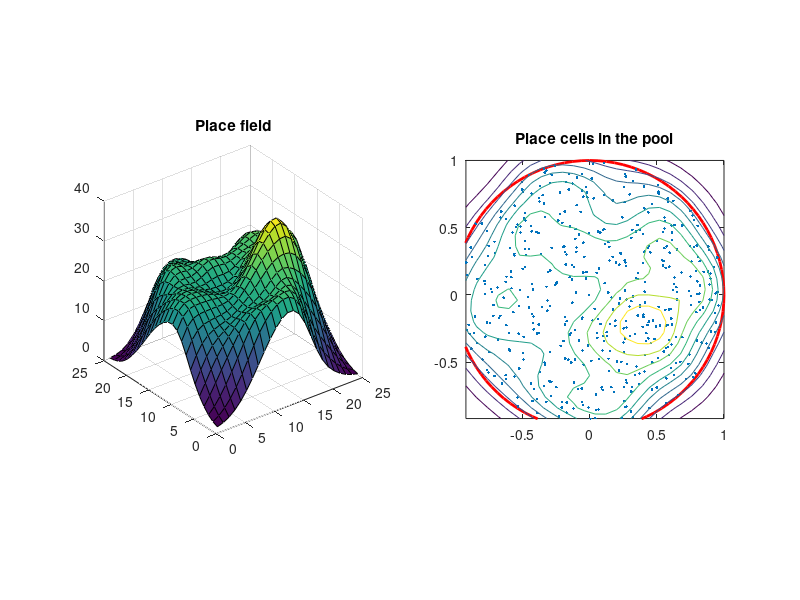

The MATLAB script that drew this image: (Note: this script raises an error after producing the figure.)

% Computational Neuroscience
% week 10 DA99 

clear all

%    maze:
%
%    CRITIC              N     ACTOR
%                     NW | NE
%            C      W  \   /  E
%             \     \ SW   SE
%          wi  \     \ | S  /  zji
%               \     \| / /
% PLACE CELLS 1 2 ............ 493
%

rng(0); % set seed for repeatable random numbers

% PROBLEM SIZES
nj=8; % 8 actions = directions to choose from at any state
n_grid=25; % value map n_gridxn_grid

% TIMESTEPPING
T=120; % time out for each trial after 120 seconds
dt=0.1; % 0.1 second timesteps
nt=T/dt;
ntrial=25;

% POOL INFO
theta=[0:0.01:1]*2*pi;
pool_x = sin(theta);
pool_y = cos(theta);
theta_platform=1.75*pi;
r_platform=0.5;
x_platform = r_platform*sin(theta_platform); % mid platform position
y_platform = r_platform*cos(theta_platform);
dr_platform = 0.1/2; % platform radius 0.05 m (diameter is 0.1 m)
platform_x = x_platform+dr_platform*sin(theta);
platform_y = y_platform+dr_platform*cos(theta);

% GRID INFO
x_grid=[1:1:n_grid]*2/n_grid-1;
y_grid=[1:1:n_grid]*2/n_grid-1;
dgrid=2/n_grid;
[X,Y] = meshgrid(-1+dgrid:dgrid:1, -1+dgrid:dgrid:1);

% PLACECELL INFO
ni=493; % 493 place cells
xi=zeros(ni,1);
yi=zeros(ni,1);
si=0.16; % reach of place cell activation = 0.16 meter
f_grid=zeros(n_grid,n_grid);
f = @(xx,yy,ii) exp(-((xx-xi(ii)).^2+(yy-yi(ii)).^2)/(2*si^2))/sqrt(2*pi*si^2)/ni;
for ix=1:n_grid
    for iy=1:n_grid
        ff=f(X(ix,iy),Y(ix,iy),1:ni);
        f_grid(ix,iy)=ff(1);
    end
end
%surf(f_grid); % plot to see if it matches figure 2.

% Place place cells covering pool on grid, not exactly 493
%r2_grid=X.^2+Y.^2;
%ni=size(find(r2_grid<1),1);
%j=0;
%for ix=1:n_grid
%    for iy=1:n_grid
%        x=x_grid(ix);
%        y=y_grid(iy);
%        if x^2+y^2 <= 1
%            j=j+1;
%            xi(j)=x;
%            yi(j)=y;
%        end
%    end
%end

% Place place cells covering pool random;y, exactly 493
j=0;
for i=1:ni*10
    x=rand*2-1;
    y=rand*2-1;
    r=x^2+y^2;
    if (j<ni)&&(r<1)
        j=j+1;
        xi(j)=x; % random for now, may need a better covering of map
        yi(j)=y; 
    end
end
if j<493
    print 'did not place all cells'
end
% Repeat function definition for placed place cells
f = @(xx,yy,ii) exp(-((xx-xi(ii)).^2+(yy-yi(ii)).^2)/(2*si^2));%/sqrt(2*pi*si^2)/ni;

% PLACEMAP INFO
f_map=zeros(n_grid);
for ix=1:n_grid
    for iy=1:n_grid
        ff=f(X(ix,iy),Y(ix,iy),1:ni);
        f_map(ix,iy)=f_map(ix,iy)+sum(ff);
    end
end
figure;
ax1=subplot(1,2,1);
surf(ax1,f_map);
axis square;
title('Place field');
ax2=subplot(1,2,2);
plot(ax2, pool_x, pool_y, 'r-','linewidth',2); 
hold on;
plot(ax2, xi, yi,'.');
contour(ax2, x_grid, y_grid, f_map);
axis equal;
title('Place cells in the pool');

% RAT INFO
v_rat=0.3; % swimming speed rat 0.3 m/s
x_rat=nan(nt,ntrial);
y_rat=nan(nt,ntrial);
theta_rat=nan(nt,ntrial); % swimming direction rat
rat_start_from_edge=0;
momentum=0.9;

% ACTOR INFO
theta=[0:1:7]/8*2*pi-pi; % directions for each of the 8 actions
zij=zeros(ni,nj);
zij_trial=zeros(ni,nj,ntrial);
ui_trial=zeros(ni,ntrial);
vi_trial=zeros(ni,ntrial);
aj=zeros(1,nj);
epsilon=0.1;
beta=2;

% CRITIC INFO
gamma=0.9975; % learning rate not given, need to play with this
w=zeros(ni,1); % weights for all place cells
w_trial=zeros(ni,ntrial);
C_grid=zeros(ntrial,n_grid,n_grid); % estimated value map (rows are y, columns are x) 

% Store itrial reward C C_next delta sum(epsilon*delta*fi)
record=zeros(nt, 5);
% TRIALS
for itrial=1:ntrial
    goal=0;
    t_rat=pi/2;%2*pi*(randi(4)-1)/4;%rand*2*pi; % position of rat starting anywhere along the edge of the pool
    x_rat(1,itrial)=(1-rat_start_from_edge)*sin(t_rat);
    y_rat(1,itrial)=(1-rat_start_from_edge)*cos(t_rat);
    theta_rat(1,itrial)=wrapToPi(t_rat+pi); % swimming direction of the rat swimming back towards the centre
    % TIMESTEPPING FOR SINGLE TRIAL
    for it=1:nt
        % ACTOR
        fi=f(x_rat(it,itrial),y_rat(it,itrial),1:ni); % formula (1), activity of each place cell for all dir
        aj=fi'*zij; % CC formula above (9), value for all dir
        pj=exp(beta*aj)/sum(exp(beta*aj)); % formula (9)
        j=randsample(nj,1,true,pj); % actor's choice of direction
        % Momentum
        tj=wrapToPi(theta_rat(it,itrial)+(1-momentum)*theta(j)); % momentum 1:3 new direction : old direction
        xj=x_rat(it,itrial)+v_rat*dt*sin(tj); 
        yj=y_rat(it,itrial)+v_rat*dt*cos(tj);
        rj=sqrt(xj.^2+yj.^2);
        if rj>1 % bounce off edge of pool
            tj=wrapToPi(tj+pi); % for now turn rat by 180 degrees, although this is not real bounce...
        end
        x_rat(it+1,itrial)=x_rat(it,itrial)+v_rat*dt*sin(tj);
        y_rat(it+1,itrial)=y_rat(it,itrial)+v_rat*dt*cos(tj);
        theta_rat(it+1,itrial)=tj;
        % CRITIC
        fi_next=f(x_rat(it+1,itrial),y_rat(it+1,itrial),1:ni);
        C=w'*fi; % weights have changed so recalculate C for current location. 
        C_next=w'*fi_next; % weights have changed so recalculate C for next location. 
        reward=0; % zero reward away from platform
        if (x_rat(it+1,itrial)-x_platform)^2+(y_rat(it+1,itrial)-y_platform)^2 < dr_platform^2
            reward=1; % reward=1 on platform
            goal=1;
        end
        delta=reward+gamma*C_next-C; % formula (7)
        w=w+epsilon*delta*fi; % formula (8), update w for all neurons
                [mm,jj]=sort(abs(theta-tj)); % find direction after effect of momentum and bounce
        j_momentum=j;%jj(1);
        zij(:,j_momentum)=zij(:,j_momentum)+epsilon*delta*fi; % formula (10), update z for chosen action j = nearest angle ii(j,1)
        record(it,:)=[reward, C, C_next, delta, sum(epsilon*delta*fi)];
        if goal==1
            break;
        end
    end
    % update C_grid every trial, not every timestep which is expensive
    for ix=1:n_grid
        for iy=1:n_grid
            fi=f(X(ix,iy),Y(ix,iy),1:ni);
            C_grid(itrial,ix,iy)=w'*fi;
        end
    end
    C_grid(itrial,:,:)=C_grid(itrial,:,:)/max(max(C_grid(itrial,:,:)));
    w_trial(:,itrial)=w;%/max(w);
    zij_trial(:,:,itrial)=zij/max(max(zij));
    [mx,jmx]=max(zij,[],2);
    ui=sin(theta(jmx))';
    vi=cos(theta(jmx))';
    ui_trial(:,itrial)=ui;
    vi_trial(:,itrial)=vi;
    %sum(w)
    %itrial
end



% plot the place cells in the circular pool
figure;
scatter(xi,yi,abs(w)*1000);
%plot(xi, yi,'.');
hold on;
plot(pool_x,pool_y,'linewidth',2);
plot(x_platform, y_platform,'bo','MarkerFaceColor','b','Markersize',10);
plot(platform_x,platform_y,'b-','linewidth',2);
plot(x_rat(:,ntrial),y_rat(:,ntrial),'r-','linewidth',0.1);
plot(x_rat(1,ntrial),y_rat(1,ntrial),'bo','Markersize',30);
plot(x_rat(nt,ntrial),y_rat(nt,ntrial),'b*','Markersize',30);
Cp_plot=reshape(C_grid(ntrial,:,:),n_grid,n_grid);
contour(x_grid,y_grid,Cp_plot);
quiver(xi,yi,ui,vi);
axis equal;

figure;
Cp_2=reshape(C_grid(2,:,:),n_grid,n_grid);
Cp_7=reshape(C_grid(7,:,:),n_grid,n_grid);
Cp_22=reshape(C_grid(22,:,:),n_grid,n_grid);
axCp2=subplot(3,3,1); % value map after 2 trials
axCp7=subplot(3,3,2); % value map after 7 trials
axCp22=subplot(3,3,3); % value map after 22 trials
surf(axCp2,Cp_2);
surf(axCp7,Cp_7);
surf(axCp22,Cp_22);
%zmax=max([max(max(max(C_grid(2,:,:)))),max(max(max(C_grid(7,:,:)))),max(max(max(C_grid(22,:,:))))]);
axis(axCp2,[0 25 0 25 -Inf 1]);
axis(axCp7,[0 25 0 25 -Inf 1]);
axis(axCp22,[0 25 0 25 -Inf 1]);
%zlim(axCp2,[-Inf 1]);
%zlim(axCp7,[-Inf 1]);
%zlim(axCp22,[-Inf 1]);

axpa2=subplot(3,3,4); % preferred action map after 2 trials
axpa7=subplot(3,3,5); % preferred action map after 7 trials
axpa22=subplot(3,3,6); % preferred action map after 22 trials
plot(axpa2,pool_x,pool_y,'linewidth',2);
plot(axpa7,pool_x,pool_y,'linewidth',2);
plot(axpa22,pool_x,pool_y,'linewidth',2);
hold(axpa2,'on');
hold(axpa7,'on');
hold(axpa22,'on');
plot(axpa2,x_platform, y_platform,'bo','MarkerFaceColor','b','Markersize',3);
plot(axpa7,x_platform, y_platform,'bo','MarkerFaceColor','b','Markersize',3);
plot(axpa22,x_platform, y_platform,'bo','MarkerFaceColor','b','Markersize',3);
plot(axpa2,platform_x,platform_y,'b-','linewidth',2);
plot(axpa7,platform_x,platform_y,'b-','linewidth',2);
plot(axpa22,platform_x,platform_y,'b-','linewidth',2);
[DX_2,DY_2] = gradient(Cp_2,1,1);
[DX_7,DY_7] = gradient(Cp_7,1,1);
[DX_22,DY_22] = gradient(Cp_22,1,1);
contour(axpa2,x_grid,y_grid,Cp_2); % commented out because no contour yet which gives error
contour(axpa7,x_grid,y_grid,Cp_7);
contour(axpa22,x_grid,y_grid,Cp_22);
%scatter(axpa2,xi,yi,abs(w_trial(:,2))*1000);
%scatter(axpa7,xi,yi,abs(w_trial(:,7))*1000);
%scatter(axpa22,xi,yi,abs(w_trial(:,22))*1000);
%quiver(axpa2,x_grid,y_grid,DX_2,DY_2);
%quiver(axpa7,x_grid,y_grid,DX_7,DY_7);
%quiver(axpa22,x_grid,y_grid,DX_22,DY_22);
quiver(axpa2,xi,yi,ui_trial(:,2),vi_trial(:,2));
quiver(axpa7,xi,yi,ui_trial(:,7),vi_trial(:,7));
quiver(axpa22,xi,yi,ui_trial(:,22),vi_trial(:,22));
axpa2.DataAspectRatio=[1,1,1];
axpa7.DataAspectRatio=[1,1,1];
axpa22.DataAspectRatio=[1,1,1];
axis(axpa2,[-1 1 -1 1]);
axis(axpa7,[-1 1 -1 1]);
axis(axpa22,[-1 1 -1 1]);

axpath2=subplot(3,3,7); % path the rat takes in 2nd trial
axpath7=subplot(3,3,8); % path the rat takes in 7th trial
axpath22=subplot(3,3,9); % path the rat takes in 22th trial
plot(axpath2,pool_x,pool_y,'linewidth',2);
plot(axpath7,pool_x,pool_y,'linewidth',2);
plot(axpath22,pool_x,pool_y,'linewidth',2);
hold(axpath2,'on');
hold(axpath7,'on');
hold(axpath22,'on');
plot(axpath2,x_platform, y_platform,'bo','MarkerFaceColor','b','Markersize',3);
plot(axpath7,x_platform, y_platform,'bo','MarkerFaceColor','b','Markersize',3);
plot(axpath22,x_platform, y_platform,'bo','MarkerFaceColor','b','Markersize',3);
plot(axpath2,platform_x,platform_y,'b-','linewidth',2);
plot(axpath7,platform_x,platform_y,'b-','linewidth',2);
plot(axpath22,platform_x,platform_y,'b-','linewidth',2);
plot(axpath2,x_rat(:,2),y_rat(:,2));
plot(axpath7,x_rat(:,7),y_rat(:,7));
plot(axpath22,x_rat(:,22),y_rat(:,22));
axpath2.DataAspectRatio=[1,1,1];
axpath7.DataAspectRatio=[1,1,1];
axpath22.DataAspectRatio=[1,1,1];
axis(axpath2,[-1 1 -1 1]);
axis(axpath7,[-1 1 -1 1]);
axis(axpath22,[-1 1 -1 1]);

        %tj=wrapToPi(theta_rat(it,itrial)+(1-momentum)*theta); % momentum 1:3 new direction : old direction
        %[TZ,TJ]=meshgrid(theta,tj); % directions tj are not the same as the 9 directions in theta
        %dT=abs(wrapToPi(TZ-TJ)); % difference between tj and each element of theta
        %[mm,ii]=sort(dT,2); % find theta closest to tj
        %zij_tj=zij(:,ii(:,1)); % pick up the zij value for the theta closest to tj
        %aj=tanh(fi'*zij_tj); % formula above (9), value for all dir
